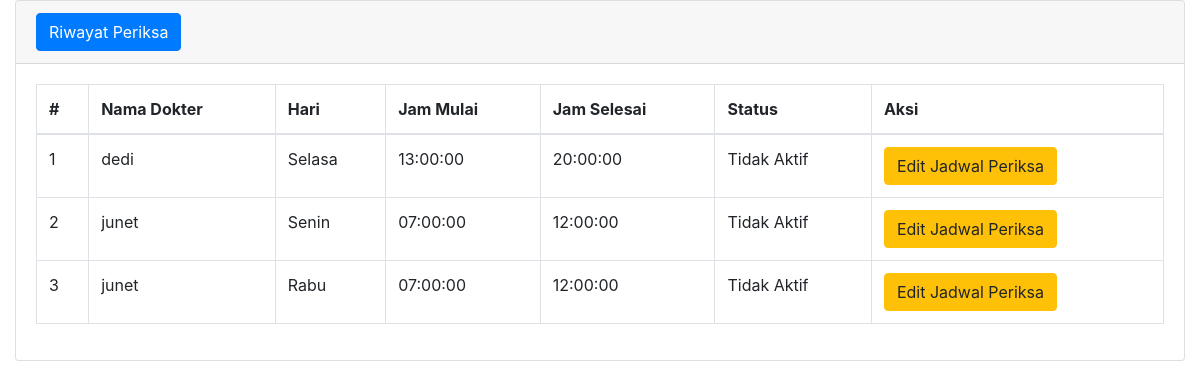
The page /jadwalPeriksa.php on the database as committed earlier.
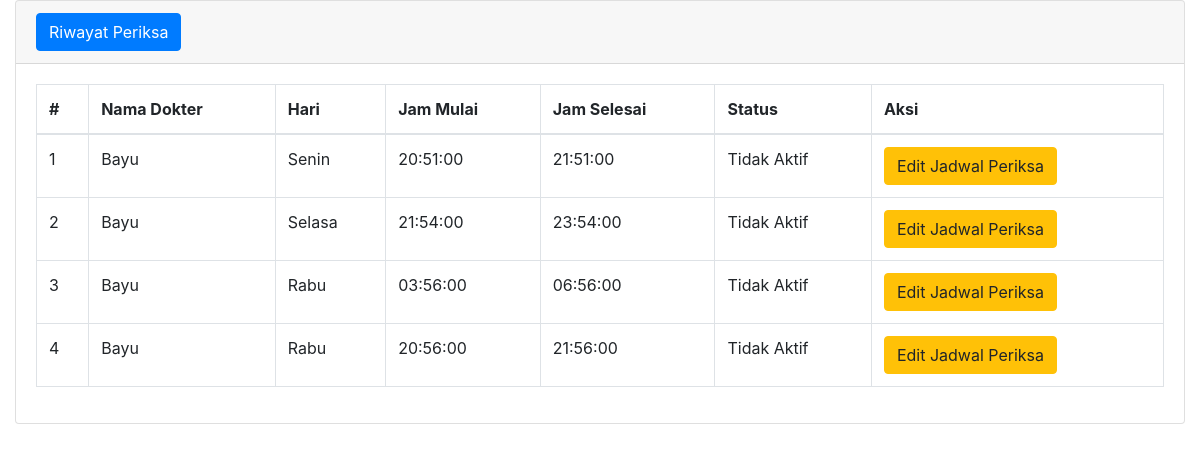
The same page on the database as committed later.
### tables this page shows
CREATE TABLE `jadwal_periksa` (
  `id` int(11) NOT NULL,
  `id_dokter` int(11) NOT NULL,
  `hari` varchar(10) NOT NULL,
  `jam_mulai` time NOT NULL,
  `jam_selesai` time NOT NULL,
  `aktif` char(1) NOT NULL DEFAULT 'N'
);

CREATE TABLE `dokter` (
  `id` int(11) NOT NULL,
  `nama` varchar(255) NOT NULL,
  `password` varchar(255) NOT NULL,
  `alamat` varchar(255) NOT NULL,
  `no_hp` varchar(50) NOT NULL,
  `id_poli` int(11) NOT NULL
);

### jadwalPeriksa.php (the view, shortened to what this page needs)
<!DOCTYPE html>
<html lang="en">
<head>
  <link rel="stylesheet" href="https://stackpath.bootstrapcdn.com/bootstrap/4.6.0/css/bootstrap.min.css">
</head>
<body class="hold-transition sidebar-mini">
  <div class="wrapper">
    <section class="content">
      <div class="container-fluid">
        <div class="row">
          <div class="col-12">
            <div class="card">
                <div class="card-header">
                <button data-toggle="modal" data-target="#formModal" class="btn btn-primary">
                    Riwayat Periksa
                </button>
                </div>
              <div class="card-body">
                <table id="example2" class="table table-bordered table-hover">
                  <thead>
                    <tr>
                      <th>#</th>
                      <th>Nama Dokter</th>
                      <th>Hari</th>
                      <th>Jam Mulai</th>
                      <th>Jam Selesai</th>
                      <th>Status</th>
                      <th>Aksi</th>
                    </tr>
                  </thead>
                  <tbody>
                    <?php
                        include './koneksi.php';
                        $no = 1;
                        $query = "SELECT
                        jadwal_periksa.*,
                        dokter.nama AS nama_dokter
                        FROM jadwal_periksa
                        INNER JOIN dokter ON dokter.id = jadwal_periksa.id_dokter";
                        $db = mysqli_query($mysqli, $query);
                        while ($result = mysqli_fetch_assoc($db)) {
                    ?>
                        <tr>
                            <td><?= $no++ ?></td>
                            <td><?= $result['nama_dokter'] ?></td>
                            <td><?= $result['hari'] ?></td>
                            <td><?= $result['jam_mulai'] ?></td>
                            <td><?= $result['jam_selesai'] ?></td>
                            <td><?= $result['aktif'] == 'Y' ? 'Aktif' : 'Tidak Aktif' ?></td>
                            <td>
                            <button data-toggle="modal" data-target="#editModal<?= $result['id'] ?>" class="btn btn-warning">
                                Edit Jadwal Periksa
                            </button>
                            </td>
                        </tr>
                    <?php
                        }
                    ?>
                  </tbody>
                </table>
              </div>
            </div>
          </div>
        </div>
      </div>
    </section>
  </div>
</body>
</html>

Rows that differ between the two databases and show on the page:
removed jadwal_periksa: id_dokter.nama "dedi", hari "Selasa", jam_mulai "13:00:00", jam_selesai "20:00:00", aktif "Tidak Aktif"
removed jadwal_periksa: id_dokter.nama "junet", hari "Senin", jam_mulai "07:00:00", jam_selesai "12:00:00", aktif "Tidak Aktif"
removed jadwal_periksa: id_dokter.nama "junet", hari "Rabu", jam_mulai "07:00:00", jam_selesai "12:00:00", aktif "Tidak Aktif"
added jadwal_periksa: id_dokter.nama "Bayu", hari "Senin", jam_mulai "20:51:00", jam_selesai "21:51:00", aktif "Tidak Aktif"
added jadwal_periksa: id_dokter.nama "Bayu", hari "Selasa", jam_mulai "21:54:00", jam_selesai "23:54:00", aktif "Tidak Aktif"
added jadwal_periksa: id_dokter.nama "Bayu", hari "Rabu", jam_mulai "03:56:00", jam_selesai "06:56:00", aktif "Tidak Aktif"
added jadwal_periksa: id_dokter.nama "Bayu", hari "Rabu", jam_mulai "20:56:00", jam_selesai "21:56:00", aktif "Tidak Aktif"
